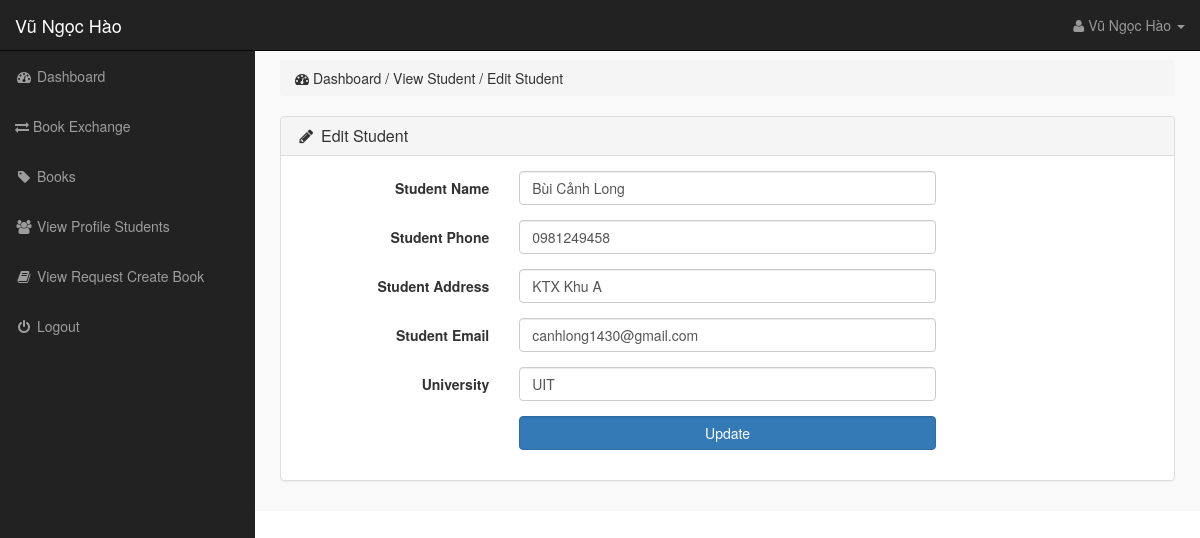
Page /doanphp/admin-exchange/index.php?edit_student=1 (signed in) on the committed database.
### tables this page shows
CREATE TABLE `student` (
  `STUDENT_ID` int(10) NOT NULL,
  `STUDENT_NAME` varchar(50) DEFAULT NULL,
  `UNIVERSITY` varchar(50) DEFAULT NULL,
  `STUDENT_EMAIL` varchar(50) DEFAULT NULL,
  `STUDENT_PASSWORD` varchar(50) DEFAULT NULL,
  `STUDENT_PHONE` varchar(50) DEFAULT NULL,
  `STUDENT_ADDRESS` varchar(50) DEFAULT NULL,
  `STUDENT_LOSTBOOK` int(10) DEFAULT NULL
);

### doanphp/admin-exchange/edit_student.php (the view, shortened to what this page needs)
<?php
if (!isset($_SESSION['idadmin'])) {
    echo "<script>window.open('/Loginad/index.php','_self')</script>";
}else {
?>
    <?php
    if (isset($_GET['edit_student'])) {
        $student_id = $_GET['edit_student'];
        $get_student = "select * from student where STUDENT_ID='$student_id'";
        $run_student = mysqli_query($conn, $get_student);
        $row_student = mysqli_fetch_array($run_student);
        $student_name = $row_student['STUDENT_NAME'];
        $student_phone = $row_student['STUDENT_PHONE'];
        $student_address = $row_student['STUDENT_ADDRESS'];
        $student_email =$row_student['STUDENT_EMAIL'];
        $student_university =$row_student['UNIVERSITY'];
    }
    ?>
    <div class="row">
        <div class="col-lg-12">
            <ol class="breadcrumb">
                <li>
                    <i class="fa fa-dashboard"></i> Dashboard / View Student / Edit Student
                </li>
            </ol>
        </div>
    </div>
    <div class="row">
        <div class="col-lg-12">
            <div class="panel panel-default">
                <div class="panel-heading">
                    <h3 class="panel-title">
                        <i class="fa fa-pencil fa-fw"></i> Edit Student
                    </h3>
                </div>
                <div class="panel-body">
                    <form method="post" class="form-horizontal" enctype="multipart/form-data">
                        <div class="form-group">
                            <label class="col-md-3 control-label"> Student Name </label>
                            <div class="col-md-6">
                                <input type="text" name="student_name" class="form-control" required value="<?php echo $student_name; ?>">
                            </div>
                        </div>
                        <div class="form-group">
                            <label class="col-md-3 control-label"> Student Phone </label>
                            <div class="col-md-6">
                                <input type="text" name="student_phone" class="form-control" required value="<?php echo $student_phone; ?>">
                            </div>
                        </div>
                        <div class="form-group">
                            <label class="col-md-3 control-label"> Student Address </label>
                            <div class="col-md-6">
                                <input type="text" name="student_address" class="form-control" required value="<?php echo $student_address; ?>">
                            </div>
                        </div>
                        <div class="form-group">
                            <label class="col-md-3 control-label"> Student Email </label>
                            <div class="col-md-6">
                                <input type="text" name="student_email" class="form-control" required value="<?php echo $student_email; ?>">
                            </div>
                        </div>
                        <div class="form-group">
                            <label class="col-md-3 control-label"> University </label>
                            <div class="col-md-6">
                                <input type="text" name="student_university" class="form-control" required value="<?php echo $student_university; ?>">
                            </div>
                        </div>
                        <div class="form-group">
                            <label class="col-md-3 control-label"></label>
                            <div class="col-md-6">
                                <input name="update" value="Update" type="submit" class="btn btn-primary form-control">
                            </div>
                        </div>
                    </form>
                </div>
            </div>
        </div>
    </div>
<?php } ?>

### doanphp/admin-exchange/css/style.css (style rules this page uses)
body { margin-top: 100px; }
@media (min-width: 768px) { body { margin-top: 50px; } }
.panel-body { border-radius: 5px; }

### rows in the picture
student: student_name "Bùi Cảnh Long", student_phone "0981249458", student_address "KTX Khu A", student_email "canhlong1430@gmail.com", student_university "UIT"

### other values in the picture
$name "Vũ Ngọc Hào"
